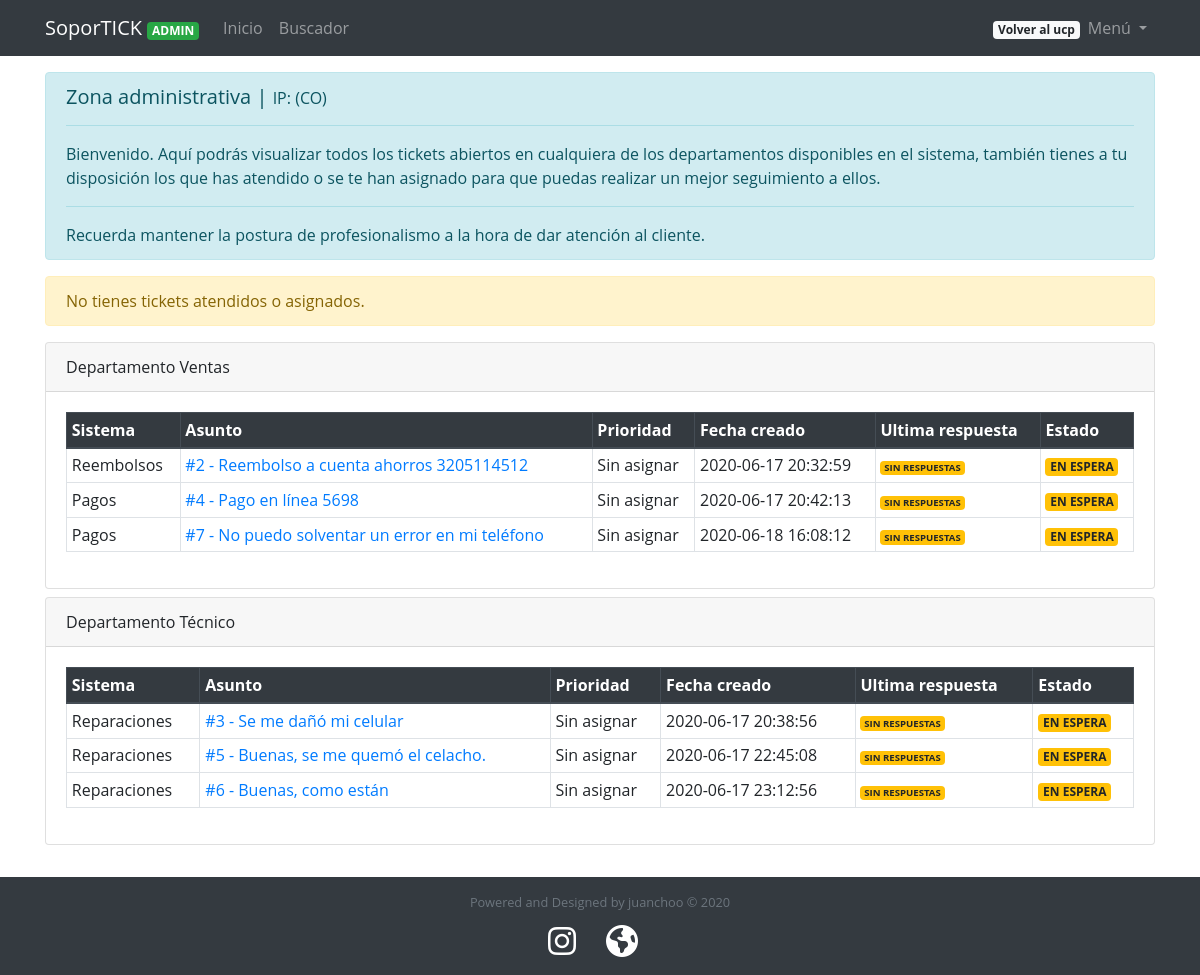
/acp/inicio (signed in), run on the app's committed database.
### tables this page shows
CREATE TABLE `departamento` (
  `idDepartamento` int(2) NOT NULL AUTO_INCREMENT,
  `departamento` varchar(50) NOT NULL,
  PRIMARY KEY (`idDepartamento`)
);

CREATE TABLE `ticket` (
  `idTicket` int(6) NOT NULL AUTO_INCREMENT,
  `user_id` int(5) NOT NULL,
  `id_admin` int(5) DEFAULT NULL,
  `fechaCreacion` timestamp NOT NULL DEFAULT CURRENT_TIMESTAMP,
  `sistema` int(2) NOT NULL,
  `ip` varchar(40) NOT NULL,
  `navegador` varchar(30) NOT NULL,
  `asunto` varchar(70) NOT NULL,
  `descripcion` text NOT NULL,
  `prioridad` int(1) NOT NULL,
  `estadoTicket` int(1) NOT NULL,
  `ultimaRespuestaId` int(7) NOT NULL,
  PRIMARY KEY (`idTicket`),
  KEY `FK_ticket_usuario` (`user_id`),
  KEY `FK1_ticket_usuario` (`id_admin`),
  KEY `FK_ticket_sistema` (`sistema`),
  CONSTRAINT `FK1_ticket_usuario` FOREIGN KEY (`id_admin`) REFERENCES `usuario` (`user_id`),
  CONSTRAINT `FK_ticket_sistema` FOREIGN KEY (`sistema`) REFERENCES `sistema` (`idSistema`),
  CONSTRAINT `FK_ticket_usuario` FOREIGN KEY (`user_id`) REFERENCES `usuario` (`user_id`)
);

CREATE TABLE `sistema` (
  `idSistema` int(2) NOT NULL AUTO_INCREMENT,
  `sistema` varchar(40) NOT NULL,
  `idDepartamento` int(2) NOT NULL,
  PRIMARY KEY (`idSistema`),
  KEY `FK_sistema_departamento` (`idDepartamento`),
  CONSTRAINT `FK_sistema_departamento` FOREIGN KEY (`idDepartamento`) REFERENCES `departamento` (`idDepartamento`)
);

### acp/index.php (the view, shortened to what this page needs)
<?php
include '../config/database.php';
include '../config/funciones.php';
$deptos = recuperarTodaInfoTabla('departamento');
$myTickets = getTicketsAttendByAdmin($_SESSION['id_user']);
?>
<!DOCTYPE html>
<html>
<head>
	<link rel="stylesheet" type="text/css" href="../vendor/css/bootstrap.css">
	<link rel="stylesheet" type="text/css" href="../vendor/css/estilos.css">
  	<link rel="stylesheet" href="https://cdn.jsdelivr.net/npm/sweetalert2@9/dist/sweetalert2.min.css" id="theme-styles">
</head>
<body>
<?php require_once '../includes/navbar-admin.php'; ?>
<div class="container">
<div class="alert alert-info mb-3" role="alert">
  <h5 class="alert-heading">Zona administrativa | <small>IP: <?php echo getUserIP(); ?> (CO)</small></h5>
  <hr>
  <p>Bienvenido. Aquí podrás visualizar todos los tickets abiertos en cualquiera de los departamentos disponibles en el sistema, también tienes a tu disposición los que has atendido o se te han asignado para que puedas realizar un mejor seguimiento a ellos.</p>
  <hr>
  <p class="mb-0">Recuerda mantener la postura de profesionalismo a la hora de dar atención al cliente.</p>
</div>
<?php if (mysqli_num_rows($myTickets) > 0): ?>
<div class="card mb-2">
	<div class="card-header bg-myTickets">Mis tickets atendidos</div>
	<div class="card-body border-greenlight">
		<div class="table-responsive">
			<table class="table table-bordered table-sm">
			<thead class="thead-dark">
				<tr>
	        <th scope="col">Sistema</th>
	        <th scope="col">Asunto</th>
	        <th scope="col">Prioridad</th>
	        <th scope="col">Fecha creado</th>
	        <th scope="col">Ultima respuesta</th>
	        <th scope="col">Estado</th>
	      </tr>
			</thead>
			<tbody>
				<?php while ($myTicket = mysqli_fetch_array($myTickets)) { ?>
	    	<tr>
		    	<td><?php echo $myTicket['sistema']; ?></td>
		    	<td><a href="soporte/ticket/<?php echo $myTicket['idTicket']; ?>">#<?php echo $myTicket['idTicket']." - ".$myTicket['asunto']; ?></a></td>
		    	<td><?php echo getPriority($myTicket['prioridad']); ?></td>
		    	<td><?php echo $myTicket['fechaCreacion']; ?></td>
		    	<td><?php echo getLastReply($myTicket['idTicket']); ?></td>
		    	<td><?php echo getStatus($myTicket['estadoTicket']); ?></td>
	    	</tr>
	    	<?php } ?>
			</tbody>
			</table>
		</div>
	</div>
</div>
<?php else: ?>
<div class="alert alert-warning" role="alert">
  No tienes tickets atendidos o asignados.
</div>
<?php endif ?>
<?php if (mysqli_num_rows($deptos) > 0): ?>
<?php while($depto = mysqli_fetch_array($deptos)){ ?>
<div class="card mb-2">
	<div class="card-header">Departamento <?php echo $depto['departamento']; ?></div>
	<div class="card-body">
		<?php
		$tickets = getTicketsOpenByDpto($depto['idDepartamento']);
		?>
		<?php if (mysqli_num_rows($tickets) > 0): ?>
		<div class="table-responsive">
	    <table class="table table-bordered table-sm">
	    <thead class="thead-dark">
	      <tr>
	        <th scope="col">Sistema</th>
	        <th scope="col">Asunto</th>
	        <th scope="col">Prioridad</th>
	        <th scope="col">Fecha creado</th>
	        <th scope="col">Ultima respuesta</th>
	        <th scope="col">Estado</th>
	      </tr>
	    </thead>
	    <tbody>
	    	<?php while ($ticket = mysqli_fetch_array($tickets)) { ?>
	    	<tr>
		    	<td><?php echo $ticket['sistema']; ?></td>
		    	<td><a href="soporte/ticket/<?php echo $ticket['idTicket']; ?>">#<?php echo $ticket['idTicket']." - ".$ticket['asunto']; ?></a></td>
		    	<td><?php echo getPriority($ticket['prioridad']); ?></td>
		    	<td><?php echo $ticket['fechaCreacion']; ?></td>
		    	<td><?php echo getLastReply($ticket['idTicket']); ?></td>
		    	<td><?php echo getStatus($ticket['estadoTicket']); ?></td>
	    	</tr>
	    	<?php } ?>
	    </tbody>
	  </table>
	</div>
	<?php else: ?>
	<div class="alert alert-warning" role="alert">
  No hay tickets abiertos para este departamento.
	</div>
	<?php endif ?>
	</div>
</div>
<?php } ?>
<?php else: ?>
<div class="alert alert-warning" role="alert">
  Este departamento no tiene tickets abiertos y/o creados.
</div>
<?php endif ?>
</div>
<?php require_once '../includes/footer.php'; ?>
</body>
</html>

### includes/navbar-admin.php (shortened to what this page needs)
<nav class="navbar navbar-expand-md navbar-dark fixed-top bg-dark">
	<div class="container">
	  <a class="navbar-brand" href="<?php echo url_entera; ?>/acp"><?php echo NOMBRE_APP; ?> <small><span class='badge badge-success'>ADMIN</span></small></a>
	  <div class="collapse navbar-collapse" id="navbarCollapse">
	    <ul class="navbar-nav mr-auto">
	      <li class="nav-item">
	        <a class="nav-link" href="<?php echo url_entera; ?>/acp/inicio">Inicio</a>
	      </li>
	      <li class="nav-item">
	        <a class="nav-link" href="<?php echo url_entera; ?>/acp/buscador" >Buscador</a>
	      </li>
	    </ul>
	    <div class="navbar-nav">
	    	<li class="nav-item">
	        	<a class="badge badge-light" href="<?php echo url_entera; ?>">Volver al ucp <span class="sr-only">(current)</span></a>
	    	</li>
	    </div>
	    <div class="form-inline mt-2 mt-md-0">
	    <ul class="navbar-nav">
	      <li class="nav-item dropdown">
	        <a class="nav-link dropdown-toggle" href="#" id="navbarDropdown" role="button" data-toggle="dropdown" aria-haspopup="true" aria-expanded="false">
	          Menú
	        </a>
	      </li>
	  	</ul>
	  	</div>
	  </div>
	</div>
</nav>

### config/funciones.php (shortened to what this page needs)
<?php
function limpiarData($data){
	$data = trim($data);
   	$data = stripslashes($data);
   	$data = htmlspecialchars($data);
	return $data;
}
function recuperarTodaInfoTabla($tabla){
	global $conexion;
	$sql = "SELECT * FROM $tabla";
	$data = mysqli_query($conexion,$sql);
	return $data;
}
function getTicketsOpenByDpto($id_departamento){
  global $conexion;
  $sql = "SELECT ticket.idTicket,sistema.sistema,ticket.asunto,ticket.prioridad,ticket.fechaCreacion,ticket.estadoTicket FROM (ticket INNER JOIN sistema ON ticket.sistema = sistema.idSistema) WHERE sistema.idDepartamento = $id_departamento AND ticket.estadoTicket <= 1 ORDER BY idTicket ASC";
  $tbyDpt = mysqli_query($conexion,$sql);
  return $tbyDpt;
}
function getLastReply($id_ticket){
  global $conexion;
  $tid = limpiarData($id_ticket);
  $sql = "SELECT esAdmin,fechaRespuesta FROM respuestasTicket WHERE idTicket = $tid ORDER BY idRespuesta DESC LIMIT 1";
  $exeRep = mysqli_query($conexion,$sql);
  if (mysqli_num_rows($exeRep) > 0) {
    $r = mysqli_fetch_array($exeRep);
    switch ($r['esAdmin']) {
      case 1:
        $msg = "<span class='badge badge-dark'>".$r['fechaRespuesta']."</span>";
        return $msg;
        break;
      default:
        $msg = "<span class='badge badge-success'>".$r['fechaRespuesta']."</span>";
        return $msg;
        break;
    }
  }else{
    $msg = "<small><span class='badge badge-warning'>SIN RESPUESTAS</span></small>";
    return $msg;
  }
}
function getTicketsAttendByAdmin($id_user){
  global $conexion;
  $id_admin = limpiarData($id_user);
  $sql = "SELECT ticket.idTicket,sistema.sistema,ticket.asunto,ticket.prioridad,ticket.fechaCreacion,ticket.estadoTicket FROM (ticket INNER JOIN sistema ON ticket.sistema = sistema.idSistema) WHERE ticket.id_admin = $id_admin AND ticket.estadoTicket <= 1 ORDER BY idTicket ASC";
  $tAdmin = mysqli_query($conexion,$sql);
  return $tAdmin;
}
function getPriority($prioridad){
	switch ($prioridad) {
		default: return "Sin asignar"; break;
	}
}
function getStatus($estado){
	switch ($estado) {
		default: return "<span class='badge badge-warning'>EN ESPERA</span>"; break;
	}
}
?>

### includes/footer.php (shortened to what this page needs)
<br><footer class="footer bg-dark">
    <div class="container">
      <div class="row">
        <div class="col-lg-12 h-100 text-center my-auto">
        <p class="text-muted small mb-4 mb-lg-0">Powered and Designed by <?php echo DESIGNED_BY; ?> &copy; <?php echo YEAR; ?></p>
        </div>
        <div class="col-lg-12 h-100 text-center my-auto" style="padding-top: 13px;">
          <ul class="list-inline mb-0">
            <li class="list-inline-item mr-3">
              <a id="link" href="<?php echo INSTAGRAM_AUTOR; ?>" target="_blank">
                <i class="fab fa-instagram fa-2x fa-fw"></i>
              </a>
            </li>
            <li class="list-inline-item mr-3">
              <a id="link" href="<?php echo WEBPAGE_AUTOR; ?>" target="_blank">
                <i class="fas fa-globe-americas fa-2x fa-fw"></i>
              </a>
            </li>
          </ul>
        </div>
      </div>
    </div>
</footer>

### acp/index.php (style rules this page uses)
body { font-family: "Open Sans", -apple-system, BlinkMacSystemFont, "Segoe UI", Roboto, Oxygen-Sans, Ubuntu, Cantarell, "Helvetica Neue", Helvetica, Arial, sans-serif; }

### data on the page
departamento: departamento "Ventas"
ticket: sistema.sistema "Reembolsos", idTicket "2", asunto "Reembolso a cuenta ahorros 3205114512", prioridad "Sin asignar", fechaCreacion "2020-06-17 20:32:59", estadoTicket "EN ESPERA"
ticket: sistema.sistema "Pagos", idTicket "4", asunto "Pago en línea 5698", prioridad "Sin asignar", fechaCreacion "2020-06-17 20:42:13", estadoTicket "EN ESPERA"
ticket: sistema.sistema "Pagos", idTicket "7", asunto "No puedo solventar un error en mi teléfono", prioridad "Sin asignar", fechaCreacion "2020-06-18 16:08:12", estadoTicket "EN ESPERA"
departamento: departamento "Técnico"
ticket: sistema.sistema "Reparaciones", idTicket "3", asunto "Se me dañó mi celular", prioridad "Sin asignar", fechaCreacion "2020-06-17 20:38:56", estadoTicket "EN ESPERA"
ticket: sistema.sistema "Reparaciones", idTicket "5", asunto "Buenas, se me quemó el celacho.", prioridad "Sin asignar", fechaCreacion "2020-06-17 22:45:08", estadoTicket "EN ESPERA"
ticket: sistema.sistema "Reparaciones", idTicket "6", asunto "Buenas, como están", prioridad "Sin asignar", fechaCreacion "2020-06-17 23:12:56", estadoTicket "EN ESPERA"

### other printed values
NOMBRE_APP "SoporTICK"
DESIGNED_BY "juanchoo"
YEAR "2020"
